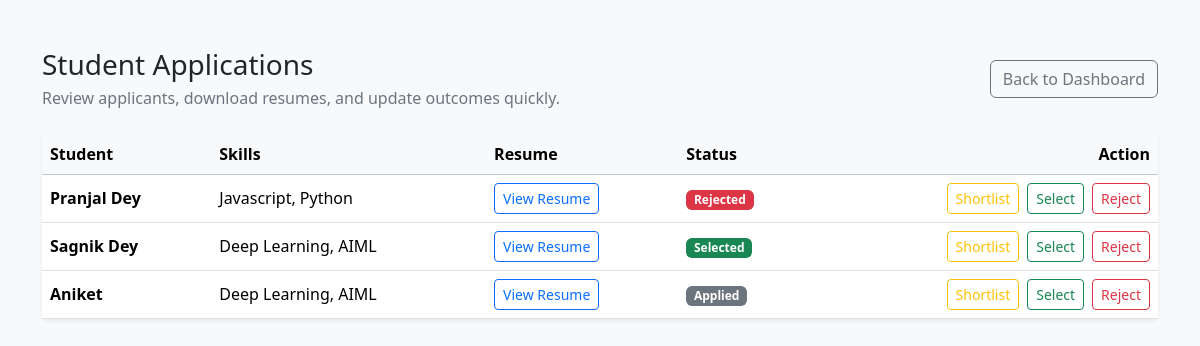
Screenshot of /company/applications/1 (signed in) with the database file from the repository.
### models.py (models this page shows)
class Application(db.Model):
    id = db.Column(db.Integer, primary_key=True)
    student_id = db.Column(
        db.Integer,
        db.ForeignKey('student.id')
    )
    drive_id = db.Column(
        db.Integer,
        db.ForeignKey('drive.id')
    )
    status = db.Column(
        db.String(20),
        default="Applied"
    )
    application_date = db.Column(
        db.Date,
        default=date.today
    )
    __table_args__ = (
        db.UniqueConstraint('student_id', 'drive_id'),
    )

class Student(db.Model):
    id = db.Column(
        db.Integer,
        db.ForeignKey('user.id'),
        primary_key=True
    )
    name = db.Column(db.String(100))
    email = db.Column(db.String(100))
    skills = db.Column(db.String(200))
    resume = db.Column(db.String(200))
    blacklisted = db.Column(db.Boolean, default=False)
    applications = db.relationship('Application', backref='student', lazy=True)

### routes.py (the view)
@routes.route("/company/applications/<int:drive_id>")
@login_required
def company_applications(drive_id):
    if current_user.role != "company":
        return "Unauthorized"
    applications = Application.query.filter_by(drive_id=drive_id).all()
    return render_template(
        "company_applications.html",
        applications=applications
    )

### app.py (called while the page is built)
@app.after_request
def add_no_cache_headers(response):
    if request.endpoint != "static":
        response.headers["Cache-Control"] = "no-store"
    return response

@login_manager.user_loader
def load_user(user_id):
    return User.query.get(int(user_id))

### templates/company_applications.html (shortened to what this page needs)
{% extends "base.html" %}
{% block content %}
<div class="d-flex flex-column flex-lg-row justify-content-between align-items-lg-center gap-3 mb-4">
	<div>
		<h1 class="h3 mb-1">Student Applications</h1>
		<p class="text-secondary mb-0">Review applicants, download resumes, and update outcomes quickly.</p>
	</div>
	<a class="btn btn-outline-secondary" href="/company/dashboard">Back to Dashboard</a>
</div>
<div class="card border-0 shadow-sm">
	<div class="card-body p-0">
		<div class="table-responsive">
			<table class="table table-hover align-middle mb-0">
				<thead class="table-light">
					<tr>
						<th>Student</th>
						<th>Skills</th>
						<th>Resume</th>
						<th>Status</th>
						<th class="text-end">Action</th>
					</tr>
				</thead>
				<tbody>
					{% for a in applications %}
					<tr>
						<td class="fw-semibold">{{ a.student.name if a.student else "Unknown Student" }}</td>
						<td>{{ a.student.skills if a.student and a.student.skills else "Not provided" }}</td>
						<td>
							{% if a.student and a.student.resume %}
							<a class="btn btn-outline-primary btn-sm" target="_blank" href="/static/uploads/{{a.student.resume}}">View Resume</a>
							{% else %}
							<span class="text-secondary small">No resume</span>
							{% endif %}
						</td>
						<td>
							<span class="badge {% if a.status == 'Selected' %}text-bg-success{% elif a.status == 'Rejected' %}text-bg-danger{% elif a.status == 'Shortlisted' %}text-bg-warning{% else %}text-bg-secondary{% endif %}">{{ a.status }}</span>
						</td>
						<td class="text-end">
							<div class="d-flex flex-wrap justify-content-end gap-2">
								<a class="btn btn-outline-warning btn-sm" href="/company/update_status/{{a.id}}/Shortlisted">Shortlist</a>
								<a class="btn btn-outline-success btn-sm" href="/company/update_status/{{a.id}}/Selected">Select</a>
								<a class="btn btn-outline-danger btn-sm" href="/company/update_status/{{a.id}}/Rejected">Reject</a>
							</div>
						</td>
					</tr>
					{% else %}
					<tr>
						<td colspan="5" class="text-center text-secondary py-4">No applications received yet.</td>
					</tr>
					{% endfor %}
				</tbody>
			</table>
		</div>
	</div>
</div>
{% endblock %}

### rows the page displays
Application: student "Pranjal Dey", student "Javascript, Python", status "Rejected"
Application: student "Sagnik Dey", student "Deep Learning, AIML", status "Selected"
Application: student "Aniket", student "Deep Learning, AIML", status "Applied"
